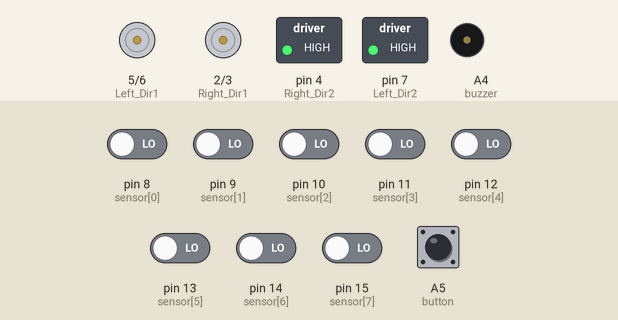
Simulated run of this sketch. Board: Arduino Uno, built with avr-gcc and run on an emulated ATmega328P. Shown: direction and speed pins drawn as motors (green arrow = direction pin HIGH = forward, orange = LOW = backward, longer = more drive), switched loads named in the sketch (green lamp = pin HIGH), buzzer (waves = sounding, pin HIGH). The inputs (shaded band) are chosen by the test bench; at power-on: A5 (button), pin 8 (sensor[0]), pin 9 (sensor[1]), pin 10 (sensor[2]), pin 11 (sensor[3]), pin 12 (sensor[4]), pin 13 (sensor[5]), pin 14 (sensor[6]), pin 15 (sensor[7]) LOW.

Above: at 0.8 s.
0.9 s: A5 (button) pulled HIGH for 0.15 s
At 1.0 s:
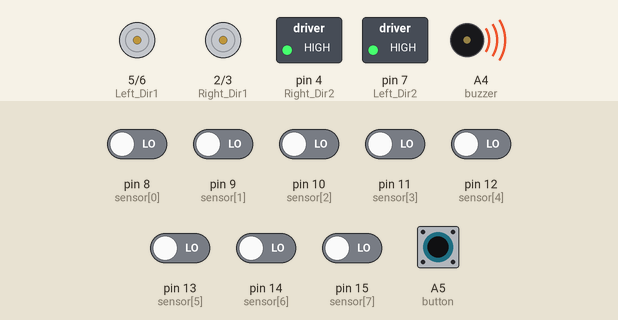
At 2.5 s:
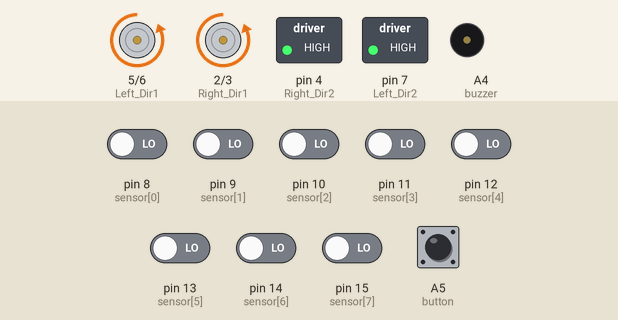
3.2 s: pin 9 (sensor[1]) driven HIGH
At 4.5 s:
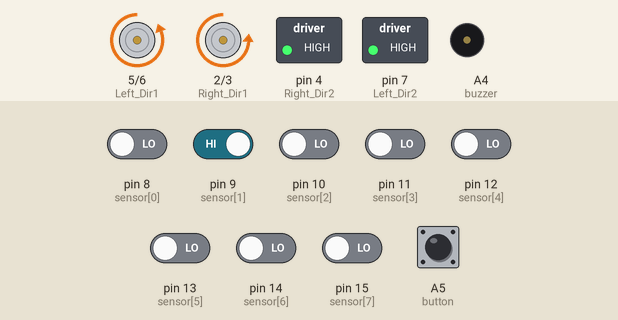
6.2 s: pin 8 (sensor[0]) driven HIGH
At 8.4 s:
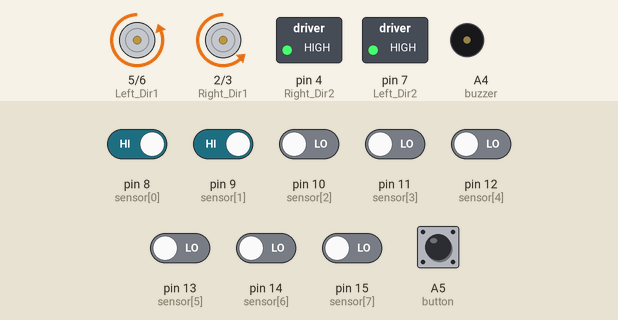
9.2 s: pin 10 (sensor[2]) driven HIGH
12.2 s: pin 11 (sensor[3]) driven HIGH
15.2 s: pin 12 (sensor[4]) driven HIGH
Timing chart, 0 to 19.2 s (numbered marks = the images above; inputs shaded):
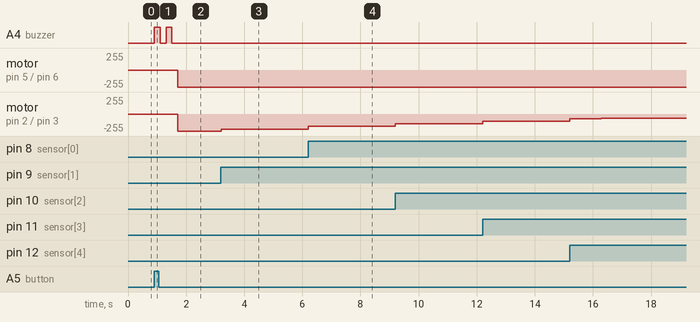

The sketch:

robot_PID_line_follow.ino
```cpp
#define Left_Dir1 5
#define Left_Dir2 7
#define Left_Speed 6
#define Right_Dir1 2
#define Right_Dir2 4
#define Right_Speed 3

#define buzzer A4
#define button A5

int sensor[8] = { 8,9,10,11,12,13,14,15 }; // Pin assignment

int sensorReading[8] = { 0 }; // Sensor reading array

float activeSensor = 0; // Count active sensors
float totalSensor = 0; // Total sensor readings
float avgSensor = 4.5; // Average sensor reading

float Kp = 72;   // Max deviation = 8-4.5 = 3.5 ||  255/3.5 = 72
float Ki = 0.00015;
float Kd = 5;

float error = 0;
float previousError = 0;
float totalError = 0;

float power = 0;

int PWM_Right, PWM_Left;

void setup()
{
  Serial.begin(9600);

  pinMode(Left_Dir1, OUTPUT);
  pinMode(Left_Dir2, OUTPUT);
  pinMode(Left_Speed, OUTPUT);
  pinMode(Right_Dir1, OUTPUT);
  pinMode(Right_Dir2, OUTPUT);
  pinMode(Right_Speed, OUTPUT);

  pinMode(buzzer, OUTPUT);
  pinMode(button, INPUT);
  digitalWrite(buzzer, LOW);

  for(int i=0; i<8; i++) {
    pinMode(sensor[i], INPUT);
  }

  Stop();

  Forward();

  while(1) {
  if(checkButton()==1) {  beep();
                        break; }
  }
}

void loop()
{

   lineFollow();
}

void Left_Forward()
{
  digitalWrite(Left_Dir1, LOW);
  digitalWrite(Left_Dir2, HIGH);
}

void Left_Reverse()
{
  digitalWrite(Left_Dir1, HIGH);
  digitalWrite(Left_Dir2, LOW);
}

void Right_Forward()
{
  digitalWrite(Right_Dir1, LOW);
  digitalWrite(Right_Dir2, HIGH);
}

void Right_Reverse()
{
  digitalWrite(Right_Dir1, HIGH);
  digitalWrite(Right_Dir2, LOW);
}

void Go(int s)
{
  analogWrite(Right_Speed, s);
  analogWrite(Left_Speed, s);
}

void Forward()
{
  Left_Forward();
  Right_Forward();
}

void Reverse()
{
  Left_Reverse();
  Right_Reverse();
}

void Turn_Left()
{
  Right_Forward();
  Left_Reverse();
}

void Turn_Right()
{
  Right_Reverse();
  Left_Forward();
}

void Stop()
{
  analogWrite(Left_Speed,0);
  analogWrite(Right_Speed, 0);
}

boolean checkButton()
{
  if(digitalRead(button)==1) {
    delay(10);
    if(digitalRead(button)==1) {
      return 1;
    }
  }

  return 0;
}

void beep()
{
  digitalWrite(buzzer, HIGH);
  delay(200);
  digitalWrite(buzzer, LOW);
  delay(200);
  digitalWrite(buzzer, HIGH);
  delay(200);
  digitalWrite(buzzer, LOW);
  delay(200);
}

void PID_program()
{
    readSensor();

    previousError = error; // save previous error for differential
    error = avgSensor - 4.5; // Count how much robot deviate from center
    totalError += error; // Accumulate error for integral

    power = (Kp*error) + (Kd*(error-previousError)) + (Ki*totalError);

    if( power>255 ) { power = 255.0; }
    if( power<-255.0 ) { power = -255.0; }

    if(power<0) // Turn left
    {
      PWM_Right = 255;
      PWM_Left = 255 - abs(int(power));
    }

    else // Turn right
    {
      PWM_Right = 255 - int(power);
      PWM_Left = 255;
    }

}

void lineFollow(void) {
   PID_program();
   analogWrite(Left_Speed, PWM_Left);
   analogWrite(Right_Speed, PWM_Right);
}

void readSensor(void) {
  for(int i=0; i<8; i++)
    {
      sensorReading[i] = !digitalRead(sensor[i]);
      if(sensorReading[i]==1) { activeSensor+=1; }
      totalSensor += sensorReading[i] * (i+1);
    }

    avgSensor = totalSensor/activeSensor;
    activeSensor = 0; totalSensor = 0;
}

void testSensor(void) {
   for(int i=0; i<8; i++) {
    Serial.print(!digitalRead(sensor[i]));
  }
  Serial.println("");
  delay(20);
}

boolean checkSensor() {
  boolean state = 0;
  for(int i=0; i<8; i++) {
    if(digitalRead(sensor[1])==0) {state=1;}
  }
  return state;
}
```

Measured:
- after the input at 0.9 s, A4 (buzzer): alternates HIGH for 0.20 s and LOW for 0.20 s, 4 changes in all, then stays LOW, starting at once; motor on pin 5 (Left_Dir1) / pin 6 (Left_Speed), motor on pin 2 (Right_Dir1) / pin 3 (Right_Speed): stopped → backward 255/255 after 0.81 s
- after the input at 3.2 s, motor on pin 2 (Right_Dir1) / pin 3 (Right_Speed): backward 255/255 → backward 230/255 at once, → backward 229/255 1.8 s later
- after the input at 6.2 s, motor on pin 2 (Right_Dir1) / pin 3 (Right_Speed): backward 229/255 → backward 183/255 at once, → backward 182/255 1.2 s later
